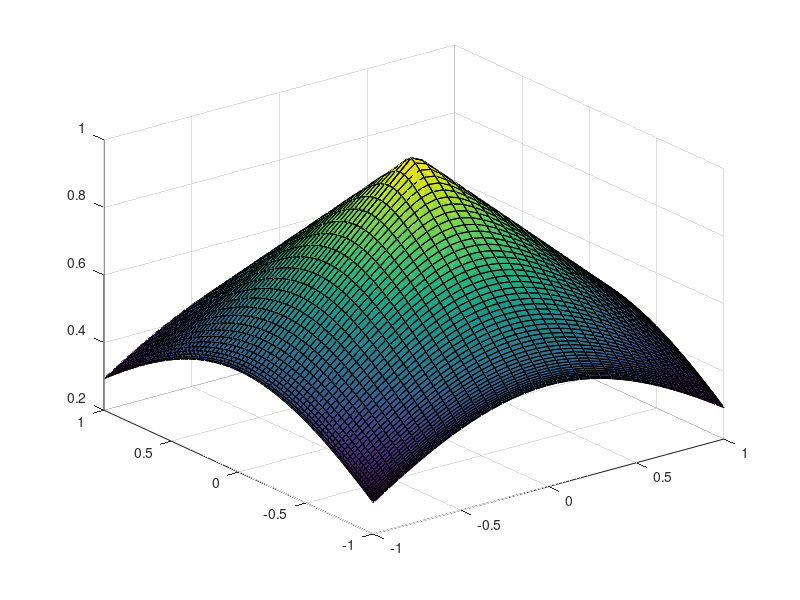

Source code (MATLAB):
q = linspace(0, 2*pi, 1e2);

a = 1; % Top height
b = 0.5; % Bottom height
x = cos(q);
y = sin(q);
[X,Y] = meshgrid(x,y);
Z = @(x,y) (b-a)*(sqrt(x.^2+y.^2))+a;

surf(x,y,Z(X,Y));